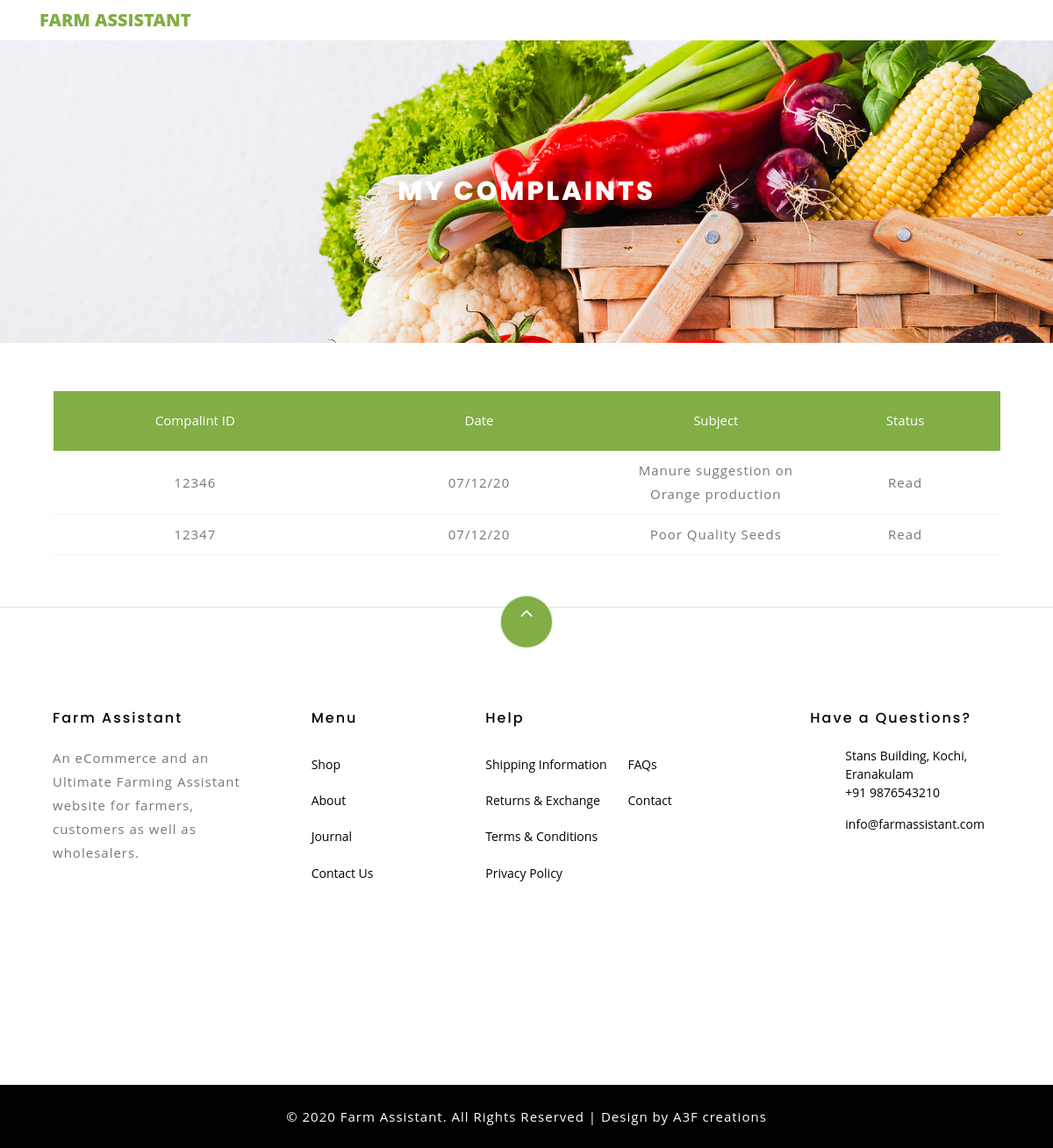
/my-complaints.php (signed in), run on the app's committed database.
### tables this page shows
CREATE TABLE IF NOT EXISTS `complaint` (
  `comp_id` int(4) NOT NULL AUTO_INCREMENT,
  `user_email` varchar(40) NOT NULL,
  `name` varchar(30) NOT NULL,
  `image` varchar(20) NOT NULL,
  `user_type` varchar(10) NOT NULL,
  `date` varchar(11) NOT NULL,
  `complaint_head` varchar(40) NOT NULL,
  `complaint` text NOT NULL,
  `Status` varchar(10) NOT NULL DEFAULT 'Unread',
  PRIMARY KEY (`comp_id`),
  KEY `user_email` (`user_email`)
);

### web/my-complaints.php (the view, shortened to what this page needs)
<!DOCTYPE html>
<html lang="en">
  <head>
    <link rel="stylesheet" href="css/open-iconic-bootstrap.min.css">
    <link rel="stylesheet" href="css/animate.css">
    <link rel="stylesheet" href="css/owl.carousel.min.css">
    <link rel="stylesheet" href="css/owl.theme.default.min.css">
    <link rel="stylesheet" href="css/magnific-popup.css">
    <link rel="stylesheet" href="css/aos.css">
    <link rel="stylesheet" href="css/ionicons.min.css">
    <link rel="stylesheet" href="css/bootstrap-datepicker.css">
    <link rel="stylesheet" href="css/jquery.timepicker.css">
    <link rel="stylesheet" href="css/flaticon.css">
    <link rel="stylesheet" href="css/icomoon.css">
	<link rel="stylesheet" href="css/style.css">
    <link rel="stylesheet" href="css/style1.css">
  </head>
  <body class="goto-here">
   <?php
    include("connection.php");
    $u=$_SESSION['u'];
    ?>
   <nav class="navbar navbar-expand-lg navbar-dark ftco_navbar bg-dark ftco-navbar-light" id="ftco-navbar">
	    <div class="container">
	      <a class="navbar-brand" href="#">Farm Assistant</a>
	    </div>
	  </nav>
    <div class="hero-wrap hero-bread" style="background-image: url('images/bg_1.jpg');" >
      <div class="container">
        <div class="row no-gutters slider-text align-items-center justify-content-center">
          <div class="col-md-9 ftco-animate text-center">
            <h1 class="mb-0 bread">MY COMPLAINTS</h1>
          </div>
        </div>
      </div>
    </div>
     <br><br>
			<div class="container">
				<div class="row">
    			<div class="col-md-12 ftco-animate">
	    				<table class="table">
						    <thead class="thead-primary">
                            <tr class="text-center">
                            <th>Compalint ID</th>
                            <th>Date</th>
                            <th>Subject</th>
                            <th>Status</th>
                            </tr>
                </thead>
                              <tbody>
              <?php
                $sql= "SELECT * FROM complaint WHERE user_email='$u'";
                $a=mysqli_query($conn,$sql);
                while($row=mysqli_fetch_array($a))
                {
                ?>
                                <tr class="text-center">
                                      <td class="product-name">
                                            <p><?php echo $row["comp_id"]; ?></p>
                                      </td>
                                       <td class="product-name">
                                            <p><?php echo $row["date"]; ?></p>
                                      </td>
                                      <td class="price">
                                            <p><?php echo $row["complaint_head"]; ?></p>
                                      </td>
                                      <td class="quantity">
                                            <p><?php echo $row["Status"]; ?></p>
                                      </td>
                                  </tr>
                                  <?php
                             }
                              ?>
                              </tbody>
						  </table>
					  </div>
    			</div>
    		</div>
<br><hr>
    <footer class="ftco-footer ftco-section">
      <div class="container">
      	<div class="row">
      		<div class="mouse">
						<a href="#" class="mouse-icon">
							<div class="mouse-wheel"><span class="ion-ios-arrow-up"></span></div>
						</a>
					</div>
      	</div>
        <div class="row mb-5">
         <div class="col-md">
            <div class="ftco-footer-widget mb-4">
              <h2 class="ftco-heading-2">Farm Assistant</h2>
              <p>An eCommerce and an Ultimate Farming Assistant website for farmers, customers as well as wholesalers.</p>
              <ul class="ftco-footer-social list-unstyled float-md-left float-lft mt-5">
              </ul>
            </div>
          </div>
          <div class="col-md">
            <div class="ftco-footer-widget mb-4 ml-md-5">
              <h2 class="ftco-heading-2">Menu</h2>
              <ul class="list-unstyled">
                <li><a href="#" class="py-2 d-block">Shop</a></li>
                <li><a href="#" class="py-2 d-block">About</a></li>
                <li><a href="#" class="py-2 d-block">Journal</a></li>
                <li><a href="#" class="py-2 d-block">Contact Us</a></li>
              </ul>
            </div>
          </div>
          <div class="col-md-4">
             <div class="ftco-footer-widget mb-4">
              <h2 class="ftco-heading-2">Help</h2>
              <div class="d-flex">
	              <ul class="list-unstyled mr-l-5 pr-l-3 mr-4">
	                <li><a href="#" class="py-2 d-block">Shipping Information</a></li>
	                <li><a href="#" class="py-2 d-block">Returns &amp; Exchange</a></li>
	                <li><a href="#" class="py-2 d-block">Terms &amp; Conditions</a></li>
	                <li><a href="#" class="py-2 d-block">Privacy Policy</a></li>
	              </ul>
	              <ul class="list-unstyled">
	                <li><a href="#" class="py-2 d-block">FAQs</a></li>
	                <li><a href="#" class="py-2 d-block">Contact</a></li>
	              </ul>
	            </div>
            </div>
          </div>
            <div class="col-md">
            <div class="ftco-footer-widget mb-4">
            	<h2 class="ftco-heading-2">Have a Questions?</h2>
            	<div class="block-23 mb-3">
	              <ul>
	                <li><span class="icon icon-map-marker"></span><span class="text">Stans Building, Kochi, Eranakulam</span></li>
	                <li><a href="#"><span class="icon icon-phone"></span><span class="text">+91 9876543210</span></a></li>
	                <li><a href="#"><span class="icon icon-envelope"></span><span class="text">info@farmassistant.com</span></a></li>
	              </ul>
	            </div>
            </div>
          </div>
        </div>
      </div>
    </footer>
<div class="copyrights">
	 <p>© 2020 Farm Assistant. All Rights Reserved | Design by A3F creations </p>
</div>
  </body>
</html>

### web/css/icomoon.css (style rules this page uses)
[class^="icon-"], [class*=" icon-"] { font-family: 'icomoon' !important; speak: none; font-style: normal; font-weight: normal; font-variant: normal; text-transform: none; line-height: 1; -webkit-font-smoothing: antialiased; -moz-osx-font-smoothing: grayscale; }
.icon-map-marker:before { content: "\f041"; }
.icon-phone:before { content: "\f095"; }
.icon-envelope:before { content: "\f0e0"; }

### web/css/style1.css (style rules this page uses)
.table > thead > tr > th, .table > tbody > tr > th, .table > tfoot > tr > th, .table > thead > tr > td, .table > tbody > tr > td, .table > tfoot > tr > td { padding: 9px; }
.copyrights { padding: 1.5em 0em; text-align: center; box-shadow: 0 1px 1px rgba(0,0,0,.05); -o-box-shadow: 0 1px 1px rgba(0,0,0,.05); -webkit-box-shadow: 0 1px 1px rgba(0,0,0,.05); -moz-box-shadow: 0 1px 1px rgba(0,0,0,.05); background: #000; }
.copyrights p { font-size: 1em; color: #fff; margin-bottom: 0; }

### data on the page
complaint: comp_id "12346", date "07/12/20", complaint_head "Manure suggestion on Orange production", Status "Read"
complaint: comp_id "12347", date "07/12/20", complaint_head "Poor Quality Seeds", Status "Read"
